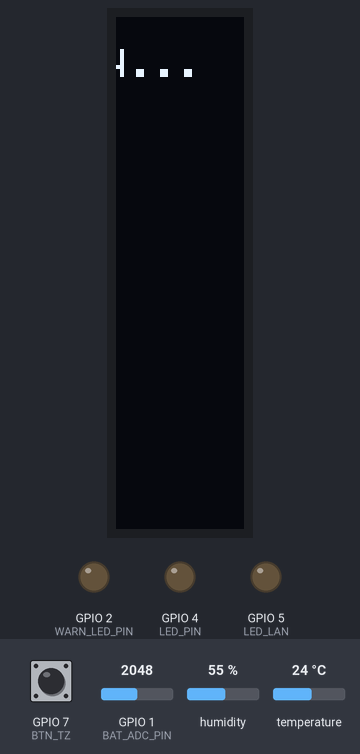
The sketch below on a simulated ESP32-S3. On the bench: 32×128 one-colour display, output pins drawn as LEDs (lit = HIGH). The inputs (shaded band) are chosen by the test bench; at power-on: humidity 55 %, GPIO 7 (BTN_TZ) HIGH, GPIO 1 (BAT_ADC_PIN) = 2048, temperature 24 °C. WiFi joins after 1.5 s; servers stay silent unless stated; the local clock reads 2024-03-15 10:24:30 at power-on unless the sketch sets it; EEPROM starts erased; what the sketch prints to the serial monitor is not drawn.

Above: at 13.4 s.
15.3 s: humidity set to 31 %
At 16.2 s:
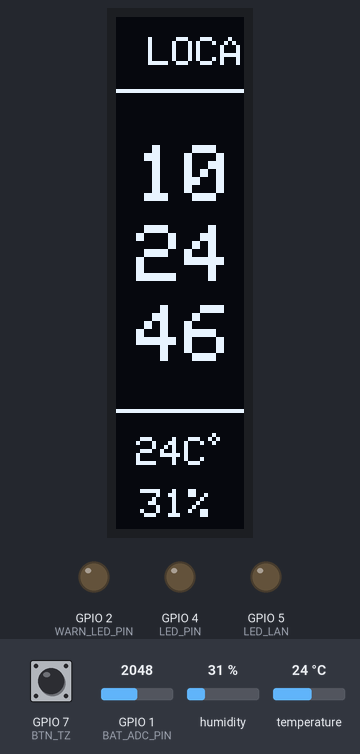
17.0 s: humidity set to 28 %
At 17.26 s:
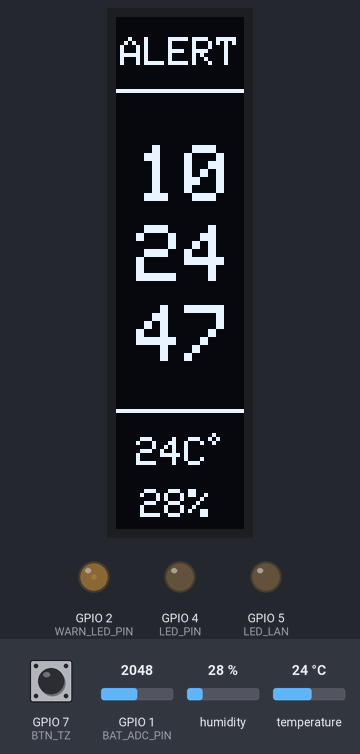
At 18.26 s:
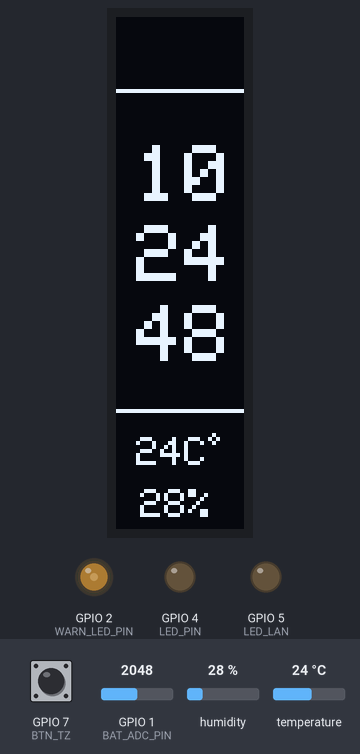
18.8 s: GPIO 7 (BTN_TZ) pulled LOW for 1 s
21.3 s: GPIO 7 (BTN_TZ) pulled LOW for 3.2 s
26.0 s: GPIO 7 (BTN_TZ) pulled LOW for 1 s
At 27.1 s:
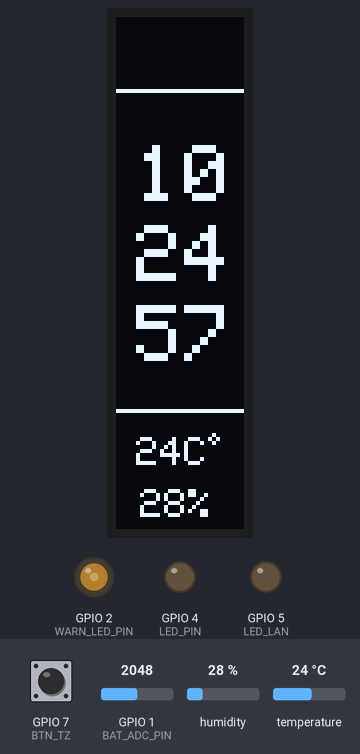
28.5 s: GPIO 7 (BTN_TZ) pulled LOW for 3.2 s
Timing chart, 0 to 34.2 s (numbered marks = the images above; inputs shaded):
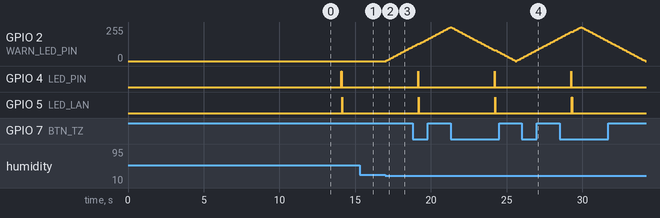

The sketch:

roboclock.ino
```cpp
#include <WiFi.h>
#include <Wire.h>
#include <Adafruit_GFX.h>
#include <Adafruit_SSD1306.h>
#include <Adafruit_SHT31.h>
#include <time.h>
#include <Preferences.h>

// ===== WiFi info =====
const char* ssid     = "Red_Monster";
const char* password = "kln711009095";

// ===== OLED setup =====
#define SCREEN_WIDTH 128
#define SCREEN_HEIGHT 32
Adafruit_SSD1306 display(SCREEN_WIDTH, SCREEN_HEIGHT, &Wire, -1);

// ===== SHT31 =====
Adafruit_SHT31 sht31 = Adafruit_SHT31();
bool hasRealSht31 = false;

// ===== Pins =====
#define I2C_SDA 8
#define I2C_SCL 9
#define LED_PIN 4
#define LED_LAN 5
#define WARN_LED_PIN 2
#define BTN_TZ 7

// ----- BATTERY SENSE (дільник 47k / 100k на GPIO1) -----
#define BAT_ADC_PIN 1          // вузол між 47k і 100k

const float R1_BAT = 47000.0;  // верхній резистор до батареї
const float R2_BAT = 100000.0; // нижній резистор до GND
const float ADC_REF_V   = 3.3;     // реф. напруга АЦП
const float ADC_MAX_VAL = 4095.0;  // 12-бітний ADC

const float VBAT_MIN = 3.0;   // 0%
const float VBAT_MAX = 4.2;   // 100%

// ===== LED / warning =====
unsigned long lastBlink     = 0;

int fadeValue = 0;
int fadeStep  = 5;

// Safe sensor ranges
float TEMP_MIN = 18.0;
float TEMP_MAX = 30.0;
float HUM_MIN  = 30.0;
float HUM_MAX  = 70.0;

// ---- Фейковий датчик для Wokwi ----
void readFakeSht31(float &tempC, float &hum) {
  static unsigned long t0 = millis();
  unsigned long t = millis() - t0;

  tempC = 25.0 + 10.0 * sin(t / 50000.0);
  hum   = 50.0 + 10.0 * sin(t / 60000.0);
}

// ==== LOADER (залишив на всякий випадок) ====
const uint8_t loaderFrames[4][8] = {
  { 0x18, 0x18, 0x18, 0x18, 0x18, 0x18, 0x18, 0x18 },
  { 0x10, 0x18, 0x0c, 0x06, 0x06, 0x0c, 0x18, 0x10 },
  { 0x00, 0x00, 0xff, 0xff, 0xff, 0xff, 0x00, 0x00 },
  { 0x06, 0x0c, 0x18, 0x30, 0x30, 0x18, 0x0c, 0x06 }
};

// ===== Timezones =====
struct Timezone {
  const char* shortName;
  const char* tzString;
};

Timezone timezones[] = {
  { "UTC", "UTC0" },
  { "UA",  "EET-2EEST,M3.5.0/3,M10.5.0/4" },
  { "UK",  "GMT0BST,M3.5.0/1,M10.5.0/2" },
  { "CET", "CET-1CEST,M3.5.0/2,M10.5.0/3" },
  { "MSK", "MSK-3" },
  { "EST", "EST5EDT,M3.2.0/2,M11.1.0/2" },
  { "CST", "CST6CDT,M3.2.0/2,M11.1.0/2" },
  { "PST", "PST8PDT,M3.2.0/2,M11.1.0/2" },
  { "JST", "JST-9" },
  { "IST", "IST-5:30" }
};

int currentTzIndex = 1; // "UA" за замовчуванням

Preferences prefs;

// Кнопка (debounce)
bool lastBtnState      = HIGH;
unsigned long lastBtnChange = 0;

// Інфо-текст згори
uint8_t infoMode = 0;                  // 0=date,1=phase,2=TZ,3=status
unsigned long lastInfoChange = 0;

// Дні тижня (робот-стайл)
const char* WEEK_DAYS[7] = {
  "SUNDAY", "MONDAY", "TUESDAY", "WEDNESDAY",
  "THURSDAY", "FRIDAY", "SATURDAY"
};

// ===== NTP / час =====
bool timeSynced = false;
unsigned long lastTimeRetry = 0;

// ===== Marquee =====
String marqueeText = "";
int marqueeX = 0;
int marqueeY = 0;
int marqueeWidth = 0;
unsigned long lastMarqueeStep = 0;
const uint16_t MARQUEE_INTERVAL = 20;
bool marqueeActive = false;
bool marqueeLoop   = true;     // true → безкінечно, false → один прохід

// спец-флаг: зараз крутиться повідомлення про зміну TZ
bool tzChangeMarqueeActive = false;

// ===== Warning intro "ALERT" (2 блимання) =====
bool warningIntroActive = false;
uint8_t warningIntroPhase = 0;               // 0=нема, 1=ALERT,2=порожньо,3=ALERT,4=порожньо
unsigned long lastWarningIntroToggle = 0;
const uint16_t WARNING_ALERT_BLINK_INTERVAL = 250; // мс на фазу
bool prevWarning = false;

// ---------- helpers ----------

bool isTimeValid() {
  time_t now = time(nullptr);
  struct tm ti;
  localtime_r(&now, &ti);
  return (ti.tm_year > 120);
}

// Блочне очікування NTP з marquee-повідомленням
bool waitForTime(uint32_t timeoutMs, const char* loaderMsg) {
  Serial.print("Waiting for time");
  uint32_t start = millis();

  bool useMarquee = (loaderMsg != nullptr);
  int16_t x1 = 0, y1 = 0;
  uint16_t w = 0, h = 0;
  int16_t x = 0;

  if (useMarquee) {
    display.setTextSize(1);
    display.setTextColor(SSD1306_WHITE);
    display.setTextWrap(false);
    display.getTextBounds(loaderMsg, 0, 0, &x1, &y1, &w, &h);
    x = display.width(); // старт за правим краєм (для rotation(1) це 32)
  }

  bool timeBecameValid = false;

  while (millis() - start < timeoutMs) {
    if (!timeBecameValid && isTimeValid()) {
      timeBecameValid = true;
      Serial.println("\n--- Time synced! ---");

      if (!useMarquee) {
        return true;
      }
    }

    if (useMarquee) {
      display.clearDisplay();
      display.setTextColor(SSD1306_WHITE);
      display.setTextSize(1);
      display.setCursor(x, 8);
      display.print(loaderMsg);
      display.display();

      x--;

      if (x < -((int)w)) {
        if (timeBecameValid) {
          return true;
        } else {
          x = display.width();
        }
      }
    }

    Serial.print(".");
    delay(20);
  }

  if (timeBecameValid) {
    return true;
  }

  Serial.println("\n!!! NTP timeout, no time yet");
  return false;
}

// ===== Marquee control =====
void startMarquee(const char* txt, int y = 8, bool loop = true) {
  marqueeText   = txt;
  marqueeActive = true;
  marqueeY      = y;
  marqueeLoop   = loop;

  int16_t x1, y1;
  uint16_t w, h;
  display.setTextSize(1);
  display.setTextColor(SSD1306_WHITE);
  display.setTextWrap(false);

  display.getTextBounds(marqueeText, 0, 0, &x1, &y1, &w, &h);
  marqueeWidth = w;
  marqueeX     = display.width();
  lastMarqueeStep = millis();
}

void stopMarquee() {
  marqueeActive = false;
  marqueeText   = "";
  marqueeLoop   = true;
  tzChangeMarqueeActive = false;
}

// ===== TZ =====
void applyTimezone() {
  setenv("TZ", timezones[currentTzIndex].tzString, 1);
  tzset();
}

void handleTimezoneButton() {
  int reading = digitalRead(BTN_TZ);

  if (reading != lastBtnState && (millis() - lastBtnChange) > 200) {
    lastBtnChange = millis();

    // сенсорна кнопка → HIGH = дотик
    if (reading == HIGH) {
      currentTzIndex++;
      int tzCount = sizeof(timezones) / sizeof(timezones[0]);
      if (currentTzIndex >= tzCount) currentTzIndex = 0;

      applyTimezone();
      prefs.putInt("tzIndex", currentTzIndex);

      Serial.print("Switched TZ to: ");
      Serial.println(timezones[currentTzIndex].shortName);

      if (!timeSynced) {
        timeSynced = waitForTime(
          5000,
          "REALIGNING TO NEW PLANETARY TIME GRID..."
        );
      }

      // зупиняємо можливий ALERT intro
      warningIntroActive = false;
      warningIntroPhase  = 0;

      // показуємо юзеру, на що змінилась таймзона (один прохід)
      char msg[40];
      snprintf(
        msg,
        sizeof(msg),
        "TIME GRID UPDATED: SECTOR %s",
        timezones[currentTzIndex].shortName
      );
      tzChangeMarqueeActive = true;
      startMarquee(msg, 5, false);
    }
  }

  lastBtnState = reading;
}

// Роботський опис фази доби за годиною в 24-год форматі
String getPhaseString(int hours24) {
  if (hours24 < 5) {
    return "LOCAL PHASE: DEEP NIGHT CYCLE.";
  } else if (hours24 < 11) {
    return "LOCAL PHASE: MORNING SCAN CYCLE.";
  } else if (hours24 < 17) {
    return "LOCAL PHASE: DAYLIGHT OPERATION CYCLE.";
  } else if (hours24 < 21) {
    return "LOCAL PHASE: EVENING WIND-DOWN CYCLE.";
  } else {
    return "LOCAL PHASE: NIGHT WATCH CYCLE.";
  }
}

// ===== BATTERY helpers =====
float readBatteryVoltage() {
  int raw = analogRead(BAT_ADC_PIN);
  float vAdc = (raw / ADC_MAX_VAL) * ADC_REF_V;
  float vBat = vAdc * (R1_BAT + R2_BAT) / R2_BAT;  // масштабування дільника
  return vBat;
}

int getBatteryPercent(float vBat) {
  // лінійне перетворення 3.0–4.2 В → 0–100 %
  float pct = (vBat - VBAT_MIN) / (VBAT_MAX - VBAT_MIN) * 100.0;
  if (pct < 0) pct = 0;
  if (pct > 100) pct = 100;
  return (int)(pct + 0.5); // округлення
}

// ---------------- setup / loop ----------------

void setup() {
  Serial.begin(115200);
  Wire.begin(I2C_SDA, I2C_SCL);

  prefs.begin("clock", false);
  int savedIndex = prefs.getInt("tzIndex", -1);
  int tzCount = sizeof(timezones) / sizeof(timezones[0]);
  if (savedIndex >= 0 && savedIndex < tzCount) {
    currentTzIndex = savedIndex;
  }

  WiFi.begin(ssid, password, 6);
  while (WiFi.status() != WL_CONNECTED) {
    delay(500);
    Serial.print(".");
  }
  Serial.println("\n--- WiFi connected! ---");

  Serial.print("Waiting for IP");
  while (WiFi.localIP().toString() == "0.0.0.0") {
    Serial.print(".");
    delay(250);
  }
  Serial.print("  IP: ");
  Serial.println(WiFi.localIP());

  if (!display.begin(SSD1306_SWITCHCAPVCC, 0x3C)) {
    Serial.println(F("SSD1306 allocation failed"));
    for (;;);
  }
  display.clearDisplay();
  display.setRotation(1);
  display.setTextWrap(false);
  display.display();

  if (!sht31.begin(0x44)) {
    Serial.println("Couldn't find SHT31, using FAKE data");
    hasRealSht31 = false;
  } else {
    hasRealSht31 = true;
  }

  configTime(0, 0, "pool.ntp.org", "time.nist.gov");
  applyTimezone();

  // початкове очікування часу з роботським текстом
  timeSynced = waitForTime(
    20000,
    "UNIT ONLINE... ESTABLISHING LINK TO ORBITAL TIME BEACON..."
  );

  pinMode(LED_PIN, OUTPUT);
  pinMode(LED_LAN, OUTPUT);
  pinMode(WARN_LED_PIN, OUTPUT);
  pinMode(BTN_TZ, INPUT);      // <--- ТАЧ-КНОПКА: простий INPUT
  pinMode(BAT_ADC_PIN, INPUT);

  digitalWrite(LED_PIN, LOW);
  digitalWrite(LED_LAN, LOW);
}

void loop() {
  unsigned long now = millis();

  // періодичний retry з власним marquee-текстом
  if (!timeSynced && (now - lastTimeRetry > 60000)) {
    lastTimeRetry = now;
    Serial.println("Retry NTP sync...");
    configTime(0, 0, "pool.ntp.org", "time.nist.gov");
    applyTimezone();
    timeSynced = waitForTime(
      5000,
      "RETRYING LINK TO ORBITAL TIME BEACON..."
    );
  }

  // рух глобального marquee
  if (marqueeActive && (now - lastMarqueeStep > MARQUEE_INTERVAL)) {
    lastMarqueeStep = now;
    marqueeX--;
    if (marqueeX < -marqueeWidth) {
      if (marqueeLoop) {
        marqueeX = display.width();
      } else {
        stopMarquee();
      }
    }
  }

  handleTimezoneButton();

  time_t nowUnix = time(nullptr);
  struct tm timeinfo;
  localtime_r(&nowUnix, &timeinfo);

  int hours24   = timeinfo.tm_hour;
  int minutes   = timeinfo.tm_min;
  int seconds   = timeinfo.tm_sec;
  int dayOfWeek = timeinfo.tm_wday;
  int day       = timeinfo.tm_mday;
  int month     = timeinfo.tm_mon + 1;
  int year      = timeinfo.tm_year + 1900;

  int hours = hours24;
  bool isPM = false;
  if (hours >= 12) {
    isPM = true;
    if (hours > 12) hours -= 12;
  }
  if (hours == 0) hours = 12;

  float tempC, hum;
  if (hasRealSht31) {
    tempC = sht31.readTemperature();
    hum   = sht31.readHumidity();
  } else {
    readFakeSht31(tempC, hum);
  }

  // ===== Battery read =====
  float vBat = readBatteryVoltage();
  int   batPercent = getBatteryPercent(vBat);

  // ---- детальна діагностика WARNING ----
  bool tempTooLow  = (tempC < TEMP_MIN);
  bool tempTooHigh = (tempC > TEMP_MAX);
  bool humTooLow   = (hum   < HUM_MIN);
  bool humTooHigh  = (hum   > HUM_MAX);

  bool warning = tempTooLow || tempTooHigh || humTooLow || humTooHigh;

  // ===== Запуск / оновлення intro "ALERT" =====
  if (warning && !prevWarning) {
    if (!tzChangeMarqueeActive) {
      warningIntroActive = true;
      warningIntroPhase  = 1;
      lastWarningIntroToggle = now;
    }
  }
  if (!warning) {
    warningIntroActive = false;
    warningIntroPhase  = 0;
  }
  prevWarning = warning;

  if (warningIntroActive) {
    if (now - lastWarningIntroToggle >= WARNING_ALERT_BLINK_INTERVAL) {
      lastWarningIntroToggle = now;
      warningIntroPhase++;
      if (warningIntroPhase > 4) {
        warningIntroActive = false;
        warningIntroPhase  = 0;
      }
    }
  }

  if (warning) {
    fadeValue += fadeStep;
    if (fadeValue <= 0 || fadeValue >= 255) fadeStep = -fadeStep;
    analogWrite(WARN_LED_PIN, fadeValue);
  } else {
    analogWrite(WARN_LED_PIN, 0);
  }

  // інфо-режим крутиться завжди, якщо немає warning
  if (!warning && (now - lastInfoChange >= 10000)) {
    lastInfoChange = now;
    infoMode = (infoMode + 1) % 4;   // 0..3
  }

  char hStr[3], mStr[3], sStr[3];
  if (timeSynced) {
    sprintf(hStr, "%02d", hours);
    sprintf(mStr, "%02d", minutes);
    sprintf(sStr, "%02d", seconds);
  } else {
    strcpy(hStr, "--");
    strcpy(mStr, "--");
    strcpy(sStr, "--");
  }

  // ===== Вибір marquee =====
  String desiredMarqueeStr = "";
  bool   desiredLoop       = true;

  if (warning) {
    // формуємо роботський текст
    String warnStr = "ERR CODE:";
    bool first = true;

    if (tempTooLow) {
      if (!first) warnStr += " |";
      warnStr += " TEMP TOO LOW";
      first = false;
    }
    if (tempTooHigh) {
      if (!first) warnStr += " |";
      warnStr += " TEMP TOO HIGH";
      first = false;
    }
    if (humTooLow) {
      if (!first) warnStr += " |";
      warnStr += " HUMIDITY TOO LOW";
      first = false;
    }
    if (humTooHigh) {
      if (!first) warnStr += " |";
      warnStr += " HUMIDITY TOO HIGH";
      first = false;
    }

    warnStr += " | ADJUST HABITAT CONDITIONS.";

    desiredMarqueeStr = warnStr;
    desiredLoop       = true;
  } else if (!timeSynced) {
    desiredMarqueeStr =
      "TEMPORAL LINK LOST. RE-ACQUIRING PLANETARY TIME SIGNAL...";
    desiredLoop = true;
  } else if (infoMode == 0) {
    char buf[48];
    const char* dow = WEEK_DAYS[constrain(dayOfWeek, 0, 6)];
    snprintf(buf, sizeof(buf),
             "SCAN DATE: %s %02u.%02u.%04u",
             dow, day, month, year);
    desiredMarqueeStr = String(buf);
    desiredLoop       = false;
  } else if (infoMode == 1) {
    desiredMarqueeStr = getPhaseString(hours24);
    desiredLoop       = false;
  } else if (infoMode == 2) {
    desiredMarqueeStr =
      String("ACTIVE TIME GRID: SECTOR ") +
      timezones[currentTzIndex].shortName;
    desiredLoop = false;
  } else if (infoMode == 3) {
    char buf[64];
    snprintf(buf, sizeof(buf),
             "ALL SYSTEMS NOMINAL. POWER LEVEL: %d%%.", batPercent);
    desiredMarqueeStr = String(buf);
    desiredLoop       = false;
  }

  if (desiredMarqueeStr.length() > 0) {
    if (!marqueeActive) {
      startMarquee(desiredMarqueeStr.c_str(), 5, desiredLoop);
    } else {
      if (tzChangeMarqueeActive && !marqueeLoop) {
        // даємо TZ-тексту доїхати
      } else {
        bool isWarningDesired = warning;
        if (marqueeText != desiredMarqueeStr &&
            (marqueeLoop || isWarningDesired)) {
          startMarquee(desiredMarqueeStr.c_str(), 5, desiredLoop);
        }
      }
    }
  } else {
    if (marqueeActive && marqueeLoop) {
      stopMarquee();
    }
  }

  // ===== OLED =====
  display.clearDisplay();
  display.setTextColor(SSD1306_WHITE);
  display.setTextSize(1);

  // Верхня зона
  if (warningIntroActive && !tzChangeMarqueeActive) {
    if (warningIntroPhase == 1 || warningIntroPhase == 3) {
      display.setCursor(1, 5);
      display.print("ALERT");
    }
  } else if (marqueeActive) {
    display.setCursor(marqueeX, marqueeY);
    display.print(marqueeText);
  } else {
    int x = 4;
    int y = 5;
    display.setCursor(x, y);
    if (!timeSynced) {
      display.print("TEMPORAL ERROR");
    }
  }

  display.drawLine(0, 18, 128, 18, SSD1306_WHITE);

  // Час (HH MM SS вертикально)
  display.setTextSize(2);
  display.setCursor(5, 32);
  display.print(hStr);
  display.setCursor(5, 52);
  display.print(mStr);
  display.setCursor(5, 72);
  display.print(sStr);

  // Температура / вологість
  display.drawLine(0, 98, 128, 98, SSD1306_WHITE);
  display.setTextSize(1);

  display.setCursor(5, 105);
  display.print(int(tempC));
  display.print("C ");
  display.drawCircle(24, 105, 1, 1);

  display.setCursor(6, 118);
  display.print(int(hum));
  display.print("%");

  display.display();

  // ===== Blink LEDs every 5 sec =====
  if (now - lastBlink >= 5000) {
    digitalWrite(LED_PIN, HIGH);
    delay(20);
    digitalWrite(LED_PIN, LOW);

    delay(20);

    digitalWrite(LED_LAN, HIGH);
    delay(20);
    digitalWrite(LED_LAN, LOW);

    lastBlink = now;
  }

  delay(30);
}
```

Measured:
- the behaviour switches between 30 and 29 % on humidity (found by bisection; images 1 and 2)
- after the input at 17.0 s, GPIO 2 (WARN_LED_PIN): moves from 0/255 to 105/255 over 1.7 s, starting after 0.05 s; the display: changes after 0.07 s (image 2)
- after the input at 26.0 s, the display: first differs from a run without the input after 1.1 s (image 4)
